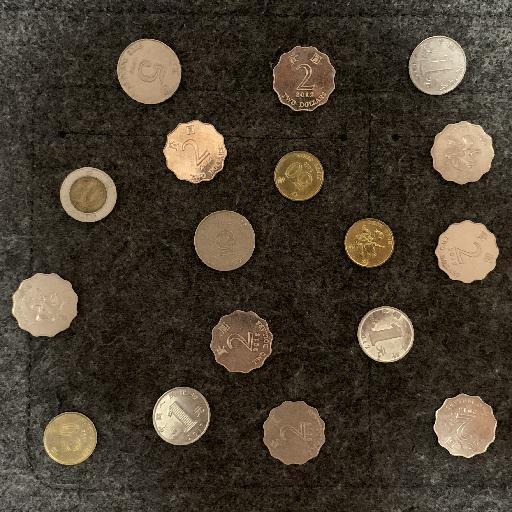
%> input picture 1.DIR/Functions/FAR/images/coins.jpg, 512 x 512 px
$ octave demo_pattern_matching.m   (GNU Octave 9; MATLAB toolbox functions it lacks are replaced by stand-ins)
%> lines starting %> are read from the running program, lines starting %| are printed output that depends on the picture
### 1.DIR/Functions/FAR/functions/FA_filter.m
function [J, alpha, time, hK] = FA_filter(I, type, varargin)
% This function performs steerable matched-filtering using the Fourier- Argand
%   approximation of a given filter/pattern.
% Usage:
%   [J, alpha, time] = FA_filter(I, 'ridge', [a,b], <K>, <numAngles>)
%   [J, alpha, time] = FA_filter(I, 'ridge0', [a,b], <K>, <numAngles>)
%   [J, alpha, time] = FA_filter(I, 'edge', [a,b], <K>, <numAngles>)
%   [J, alpha, time, hK] = FA_filter(I, 'pattern', h, <K>, <numAngles>)
% Inputs:
%   I,      input image to be filtered;
%   type,	'ridge'     --- using built-in ridge filter (elongated Gaussian);
%           'ridge0'    --- using built-in ridge filter (2nd x-derivative of
%                           elongated Gaussian);
%           'edge'      --- using built-in edge filter (x-derivative of
%                           elongated Gaussian);
%           'pattern'	--- using user specified digita filter;
%   [a,b],  shape parameters of ridge/edge filter (for types 'ridge', 'ridge0'
%           and 'edge');
%   h,      input digital filter, (for type 'pattern');
%   K,      order of Fourier-Argand approximation (optional, default 20);
%   numAngles,  number of angles used by the frequency estimation and Radon
%               transform (optional, default 360).
% Outputs:
%   J,      filter response;
%   alpha,  local orientation;
%   time,   CPU time consumption;
%   hK,     Fourier-Argand approxition of the pattern ('pattern' mode only).
%
% Programmed by: Tianle Zhao, Aug. 2019.
% Release note: Version 2.1, added zero-mean ridge filter (2nd derivative of
%   elongated Gaussian).

[M, N] = size(I);
switch type
    case {'ridge', 'Ridge'}
        a = varargin{1}(1);
        b = varargin{1}(2);
        if nargin > 3   % order of FA approx.
            K = varargin{2};
        else
            K = 20;
        end
        if nargin > 4   % number of angles for maximisation
            L = varargin{3};
        else
            L = 360;
        end
        % Filtering
        Ik = zeros(M*N, K+1); tic;
        H = @(wx,wy) besseli(0,(wx.^2+wy.^2)*(a^2-b^2)/8,1).*exp(-(wx.^2+wy.^2)*min(a,b)^2/4);
        Ik(:,1) = reshape(imagefilter(I,H),[M*N,1]);
        for k = 1:K
            H = @(wx,wy)(-1)^k*besseli(k,(wx.^2+wy.^2)*(a^2-b^2)/8,1).*exp(-(wx.^2+wy.^2)*min(a,b)^2/4).*exp(2i*k*angle(wx+1i*wy));
            Ik(:,k+1) = reshape(imagefilter(I,H),[M*N,1]);
        end
        time.Filtering = toc;
        % Maximisation
        tic;
        [J, k] = max(real(fft([Ik(:,1),2*Ik(:,2:end)], L, 2)),[],2);
        time.Maximasation = toc;
        % Output
        J = reshape(J, [M,N]);
        alpha = reshape(pi*k/L, [M,N]);
    case {'ridge0', 'Ridge0'}
        a = varargin{1}(1);
        b = varargin{1}(2);
        if nargin > 3   % order of FA approx.
            K = varargin{2};
        else
            K = 20;
        end
        if nargin > 4   % number of angles for maximisation
            L = varargin{3};
        else
            L = 360;
        end
        % Filtering
        Ik = zeros(M*N, K+1); tic;
        H = @(wx,wy) (wx.^2+wy.^2)/4.*(2*besseli(0,(wx.^2+wy.^2)*(a^2-b^2)/8,1) ...
            -besseli(-1,(wx.^2+wy.^2)*(a^2-b^2)/8,1)- besseli(1,(wx.^2+wy.^2)*(a^2-b^2)/8,1)) ...
            .*exp(-(wx.^2+wy.^2)*min(a,b)^2/4);
        Ik(:,1) = reshape(imagefilter(I,H),[M*N,1]);
        for k = 1:K
            H = @(wx,wy)(-1)^k*(wx.^2+wy.^2)/4 ...
                .*(2*besseli(k,(wx.^2+wy.^2)*(a^2-b^2)/8,1)-besseli(k-1,(wx.^2+wy.^2)*(a^2-b^2)/8,1)-besseli(k+1,(wx.^2+wy.^2)*(a^2-b^2)/8,1))...
                .*exp(-(wx.^2+wy.^2)*min(a,b)^2/4).*exp(2i*k*angle(wx+1i*wy));
            Ik(:,k+1) = reshape(imagefilter(I,H),[M*N,1]);
        end
        time.Filtering = toc;
        % Maximisation
        tic;
        [J, k] = max(real(fft([Ik(:,1),2*Ik(:,2:end)], L, 2)),[],2);
        time.Maximasation = toc;
        % Output
        J = reshape(J, [M,N]);
        alpha = reshape(pi*k/L, [M,N]);
    case {'edge', 'Edge'}
        a = varargin{1}(1);
        b = varargin{1}(2);
        if nargin > 3   % order of FA approx.
            K = varargin{2};
        else
            K = 20;
        end
        if nargin > 4   % number of angles for maximisation
            L = varargin{3};
        else
            L = 360;
        end
        % Filtering
        Ik = zeros(M*N, K); tic;
        for k = 0:K-1
            H = @(wx,wy)(-1)^k*1i/2*(besseli(k,(wx.^2+wy.^2)*(a^2-b^2)/8,1)-besseli(k+1,(wx.^2+wy.^2)*(a^2-b^2)/8,1))...
                    .*sqrt(wx.^2+wy.^2).*exp(-(wx.^2+wy.^2)*min(a,b)^2/4).*exp(1i*(2*k+1)*angle(wx+1i*wy));
            Ik(:,k+1) = reshape(imagefilter(I,H),[M*N,1]);
        end
        time.Filtering = toc;
        % Maximisation
        tic;
        Ik = kron(Ik, [0,1]);
        [J, k] = max(real(fft([Ik(:,1),2*Ik(:,2:end)], L, 2)),[],2);
        time.Maximasation = toc;
        % Output
        J = reshape(J, [M,N]);
        alpha = reshape(2*pi*k/L, [M,N]);
    case {'pattern', 'Pattern'}
        h = varargin{1};
        if nargin > 3
            K = varargin{2};
        else
            K = 20;
        end
        if nargin > 4
            L = varargin{3};
        else
            L = 360;
        end
        % Approximation
        tic;
        hk = compute_FA_basis_digital(h, K, L);
        time.FA_approximation = toc;
        % Filtering
        tic;
        Ik = imfilters(I, hk);
        time.Filtering = toc;
        % Maximisation
        Ik = reshape(Ik,[M*N,K+1]);
        tic;
        [J, k] = max(real(fft([Ik(:,1),2*Ik(:,2:end)], L, 2)), [], 2);
        time.Maximisation = toc;
        % Output
        J = reshape(J, [M,N]);
        alpha = reshape(mod(2*pi*k/L+pi,2*pi), [M,N]);
        hK = hk(:,:,1)+2*real(sum(hk(:,:,2:end),3));
    otherwise
        error('Filter not supported.')
end

### 1.DIR/Functions/FAR/functions/compute_FA_basis_digital.m
function J = compute_FA_basis_digital(h, K, numAngles)
% This function computes the Fourier-Argand representation of a digital pattern
%   using the discrete Radon transform.
% Usage:
%   J = compute_FA_basis_digital(h, K, <numAngles>)
% Inputs:
%   h,          the 2D filter/pattern;
%   K,          order of the FA approximation;
%   numAngles,	number of angles for the Radon transform (optional, default
%               360).
% Output:
%   J,          3D array containing the K+1 FA basis functions.
% Example:
%{
    M = 65; x = ((1:M)-(M+1)/2)'*ones(1,M); y = x';
    shape = [3,10]; h = 255*exp(-x.^2/shape(1)^2-y.^2/shape(2)^2);
    K = 20; tic; J = compute_FA_basis_digital(h, K); toc
    hK = J(:,:,1)+2*real(sum(J(:,:,2:end),3));
    figure, imview(hK, h);
    title(sprintf('L2-error = %e',norm(h-hK,'fro')/norm(h,'fro')));
    figure,
    J = reshape(J, [numel(h),K+1]);
    for alpha=0:2:180
        hK = reshape(J(:,1)+2*real(J(:,2:end)*exp(-1i*(1:K)'*alpha/180*pi)),size(h));
        imview(hK), title(['alpha = ',num2str(alpha),]), pause(0.01)
    end
%}
%
% Programmed by: Tianle Zhao, Aug. 2019.

if ~exist('numAngles','var') || isempty(numAngles)
    N = 360;
else
    N = numAngles;
end
N = max(N, 2*K+1);

phi = 2*pi*(0:N-1)/N;
% phi = linspace(0, 2*pi, L+1); phi = phi(1:end-1);
R = radon(h, phi*180/pi);
C = fft(R, N, 2);

J = zeros(size(h,1), size(h,2), K+1);
for k = 0:K
    Rk = C(:,k+1)*exp(2i*pi*k/N*(0:N-1))/N;
    J(:,:,k+1) = iradon(real(Rk), phi*180/pi, 'linear', 'Ram-Lak', 1, size(h,1)) ...
        + 1i*iradon(imag(Rk), phi*180/pi, 'linear', 'Ram-Lak', 1, size(h,1));
end

### 1.DIR/Functions/FAR/utils/imfilters.m
function J = imfilters(I, h)
% Applies filters specified (in space domain) by 'h'.
% Programmed by: Tianle Zhao, Aug. 2019.

[M, N] = size(I);
[MM, NN, K] = size(h);

bw = floor(max(MM,NN)/2);
I = boundext(I, bw);

J = zeros(M, N, K);
If = fft2(I);
for k = 1:K
    tmp = ifft2(fft2(h(:,:,k),size(I,1),size(I,2)).*If);
    J(:,:,k) = tmp(2*bw+1:end,2*bw+1:end);
end

end

### 1.DIR/Functions/FAR/utils/boundext.m
function J = boundext(I, W, method)
% Extends 2D matrix 'I' by 'W' at each of the four sides. If 'W' is smaller than
%     0, then the matrix is cropped.
% Usage:
%     J = boundext(I, W, <method>)
% Inputs:
%     I, the 2D matrix to be extended.
%     W, integer, the size of extension (positive) or reduction (negative).
%     method, the type of extension,
%         zpd, zero padding (default);
%         sym, symh, sym_half, half point symmetric extension;
%         symw, sym_whole, whole point symmetric extension;
%         periodic, per, periodic extension.
% Output:
%     J, the extended (W positive) or reduced (W negtive) matrix.
% Programmed by: Tianle Zhao, Jan. 2017.

[M, N] = size(I);
assert((W >= -floor(min(M,N)/2)) && (round(W)-W == 0));

if W <= 0
    J = I(1-W:end+W, 1-W:end+W);
    return;
end

if ~exist('method', 'var')
    method = 'sym';
end

MM = M + 2*W;
NN = N + 2*W;
J = zeros(MM, NN);

if strcmpi(method, 'zpd')
    J(W+1:end-W,W+1:end-W) = I;
    return;
end

x = (-W:M+W-1)' * ones(1,NN);
y = ones(MM,1) * (-W:N+W-1);

switch method
    case {'sym_half', 'symh', 'sym'}
        x = mod(x(:), 2*M); x(x>=M) = 2*M - 1 - x(x>=M);
        y = mod(y(:), 2*N); y(y>=N) = 2*N - 1 - y(y>=N);
        J(:) = I(sub2ind([M,N], x+1, y+1));
    case {'sym_whole', 'symw'}
        x = mod(x(:), 2*M-2); x(x>=M) = 2*M - 2 - x(x>=M);
        y = mod(y(:), 2*N-2); y(y>=N) = 2*N - 2 - y(y>=N);
        J(:) = I(sub2ind([M,N], x+1, y+1));
    case {'periodic', 'per'}
        x = mod(x(:), M);
        y = mod(y(:), N);
        J(:) = I(sub2ind([M,N], x+1, y+1));
    otherwise
        error('Method not supported.');
end

### 1.DIR/Functions/FAR/demo_pattern_matching.m
% Demo --- Pattern Matching
% This script shows how to use the Fourier-Argand filter algorithm for
%   steerable pattern matching.

% Add subdirectories to Matlab path.
paths = genpath('.');
addpath(paths);

% Load sample image.
I0 = double(rgb2gray(imread('coins.jpg')));
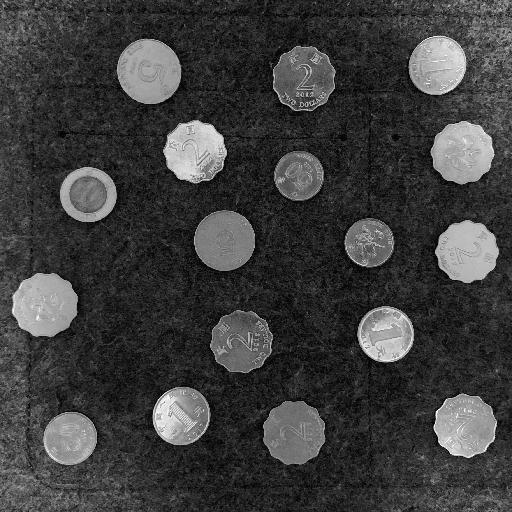
%> I0: size 512x512 double; min 0, max 253, mean 61.6

% High-pass filter
I = abs(imfilter(I0,[0 1 0; 1 -4 1; 0 1 0]));
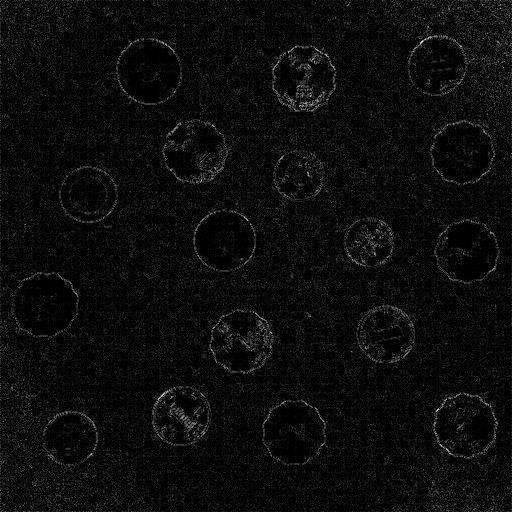
%> I: size 512x512 double; min 0, max 681, mean 37.3; drawn with min black and max white

% Prepare pattern (cropped from the image)
centre = [79,304]; R = 38;
mask = abs((-R:R)'*ones(1,2*R+1)+1i*ones(2*R+1,1)*(-R:R))<=R;
h = I(centre(1)-R:centre(1)+R, centre(2)-R:centre(2)+R).*mask;
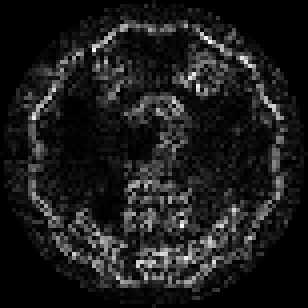
%> h: size 77x77 double (shown 4 times larger); min 0, max 502, mean 55.6; drawn with min black and max white

% Fourier-Argand filter
K = 20;
[J, alpha, time, hK] = FA_filter(I, 'pattern', h, K); time
%> in FA_filter, `K = varargin{2};`: K = 20
%> in compute_FA_basis_digital, `N = max(N, 2*K+1);`: N = 360
%> in compute_FA_basis_digital, `phi = 2*pi*(0:N-1)/N;`: phi = 360 values from 0 to 6.27
%> in compute_FA_basis_digital, `R = radon(h, phi*180/pi);`:
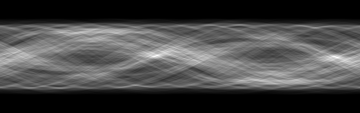
%> R: size 113x360 double; min 0, max 10741.6, mean 2918.6; drawn with min black and max white
%> the loop in compute_FA_basis_digital, `for k = 0:K` made 21 passes
%> pass 1, in compute_FA_basis_digital, `Rk = C(:,k+1)*exp(2i*pi*k/N*(0:N-1))/N;`:
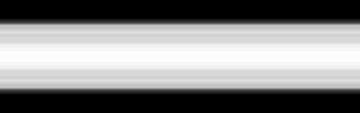
%> Rk: size 113x360 double; min 0, max 5569.6, mean 2918.6; drawn with min black and max white
%> in boundext, `J(:) = I(sub2ind([M,N], x+1, y+1));`:
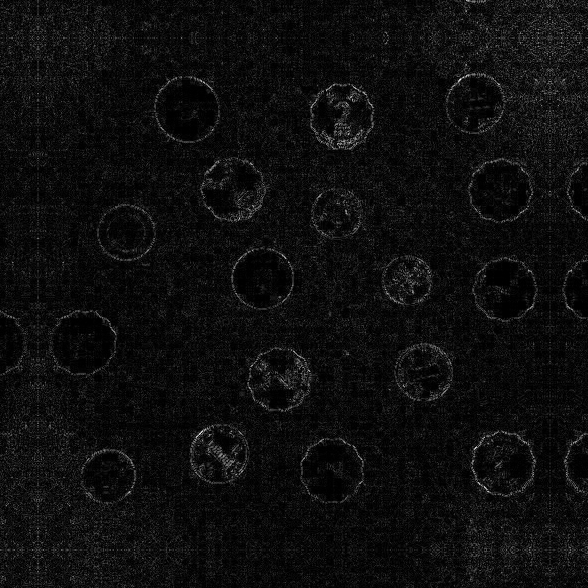
%> J: size 588x588 double; min 0, max 681, mean 38.5; drawn with min black and max white
%> the loop in imfilters, `for k = 1:K` made 21 passes
%> pass 1, in imfilters, `tmp = ifft2(fft2(h(:,:,k),size(I,1),size(I,2)).*If);`:
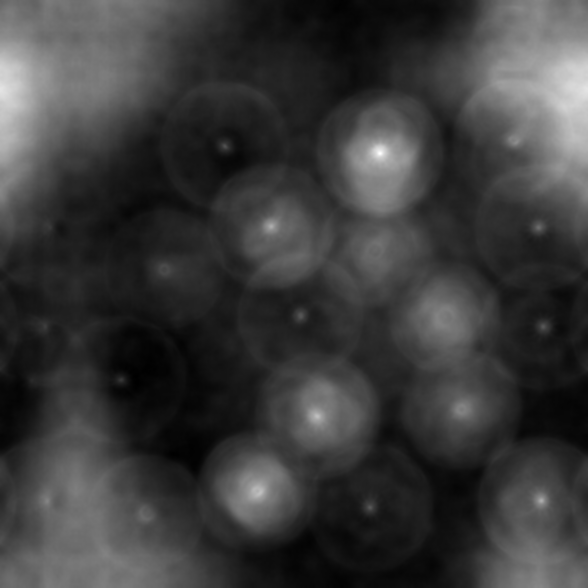
%> tmp: size 588x588 double; min 7519528.6, max 27140735, mean 12059347.3; drawn with min black and max white
%> the run ends on the next line
